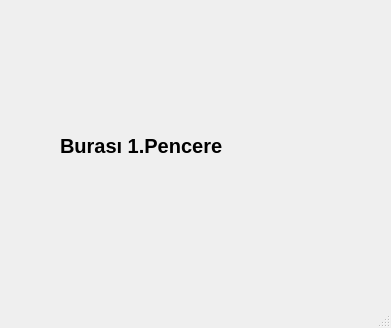
<?xml version="1.0" encoding="UTF-8"?>
<ui version="4.0">
 <class>MainWindow</class>
 <widget class="QMainWindow" name="MainWindow">
  <property name="geometry">
   <rect>
    <x>0</x>
    <y>0</y>
    <width>391</width>
    <height>328</height>
   </rect>
  </property>
  <property name="windowTitle">
   <string>MainWindow</string>
  </property>
  <widget class="QWidget" name="centralwidget">
   <widget class="QLabel" name="label">
    <property name="geometry">
     <rect>
      <x>60</x>
      <y>90</y>
      <width>291</width>
      <height>111</height>
     </rect>
    </property>
    <property name="font">
     <font>
      <pointsize>15</pointsize>
      <weight>75</weight>
      <bold>true</bold>
     </font>
    </property>
    <property name="text">
     <string>Burası 1.Pencere</string>
    </property>
   </widget>
  </widget>
  <widget class="QMenuBar" name="menubar">
   <property name="geometry">
    <rect>
     <x>0</x>
     <y>0</y>
     <width>391</width>
     <height>21</height>
    </rect>
   </property>
  </widget>
  <widget class="QStatusBar" name="statusbar"/>
 </widget>
 <resources/>
 <connections/>
</ui>
